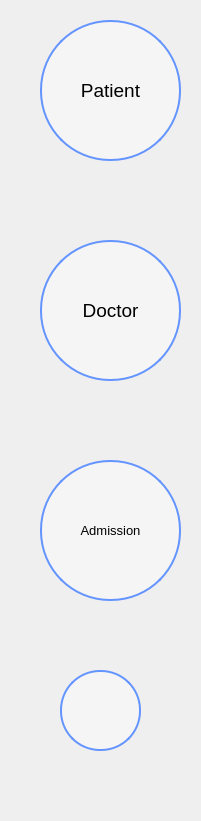
     <widget class="QWidget" name="widget" native="true">
      <property name="geometry">
       <rect>
        <x>10</x>
        <y>0</y>
        <width>201</width>
        <height>821</height>
       </rect>
      </property>
      <widget class="QPushButton" name="patient_pushButton">
       <property name="geometry">
        <rect>
         <x>40</x>
         <y>20</y>
         <width>141</width>
         <height>141</height>
        </rect>
       </property>
       <property name="font">
        <font>
         <pointsize>14</pointsize>
        </font>
       </property>
       <property name="styleSheet">
        <string notr="true">QPushButton{
background:rgb(245, 245, 245);
border-radius: 70px;
border : 2px solid rgb(99, 148, 255);
}</string>
       </property>
       <property name="text">
        <string>Patient</string>
       </property>
       <property name="icon">
        <iconset>
         <normaloff>icons/patient.png</normaloff>icons/patient.png</iconset>
       </property>
       <property name="iconSize">
        <size>
         <width>50</width>
         <height>50</height>
        </size>
       </property>
       <property name="autoDefault">
        <bool>false</bool>
       </property>
       <property name="flat">
        <bool>false</bool>
       </property>
      </widget>
      <widget class="QPushButton" name="doctor_pushButton">
       <property name="geometry">
        <rect>
         <x>40</x>
         <y>240</y>
         <width>141</width>
         <height>141</height>
        </rect>
       </property>
       <property name="font">
        <font>
         <pointsize>14</pointsize>
        </font>
       </property>
       <property name="styleSheet">
        <string notr="true">QPushButton{
background:rgb(245, 245, 245);
border-radius: 70px;
border : 2px solid rgb(99, 148, 255);
}</string>
       </property>
       <property name="text">
        <string>Doctor</string>
       </property>
       <property name="icon">
        <iconset>
         <normaloff>icons/doctor.png</normaloff>icons/doctor.png</iconset>
       </property>
       <property name="iconSize">
        <size>
         <width>60</width>
         <height>60</height>
        </size>
       </property>
       <property name="autoDefault">
        <bool>false</bool>
       </property>
       <property name="flat">
        <bool>false</bool>
       </property>
      </widget>
      <widget class="QPushButton" name="admission_pushButton">
       <property name="geometry">
        <rect>
         <x>40</x>
         <y>460</y>
         <width>141</width>
         <height>141</height>
        </rect>
       </property>
       <property name="font">
        <font>
         <pointsize>10</pointsize>
        </font>
       </property>
       <property name="styleSheet">
        <string notr="true">QPushButton{
background:rgb(245, 245, 245);
border-radius: 70px;
border : 2px solid rgb(99, 148, 255);
}</string>
       </property>
       <property name="text">
        <string>Admission</string>
       </property>
       <property name="icon">
        <iconset>
         <normaloff>icons/Appointments.png</normaloff>icons/Appointments.png</iconset>
       </property>
       <property name="iconSize">
        <size>
         <width>50</width>
         <height>50</height>
        </size>
       </property>
       <property name="autoDefault">
        <bool>false</bool>
       </property>
       <property name="flat">
        <bool>false</bool>
       </property>
      </widget>
      <widget class="QPushButton" name="search_pushButton">
       <property name="geometry">
        <rect>
         <x>60</x>
         <y>670</y>
         <width>81</width>
         <height>81</height>
        </rect>
       </property>
       <property name="font">
        <font>
         <pointsize>10</pointsize>
        </font>
       </property>
       <property name="styleSheet">
        <string notr="true">QPushButton{
background:rgb(245, 245, 245);
border-radius: 40px;
border : 2px solid rgb(99, 148, 255);
}</string>
       </property>
       <property name="text">
        <string/>
       </property>
       <property name="icon">
        <iconset>
         <normaloff>icons/search.png</normaloff>icons/search.png</iconset>
       </property>
       <property name="iconSize">
        <size>
         <width>50</width>
         <height>50</height>
        </size>
       </property>
       <property name="autoDefault">
        <bool>false</bool>
       </property>
       <property name="flat">
        <bool>false</bool>
       </property>
      </widget>
     </widget>
